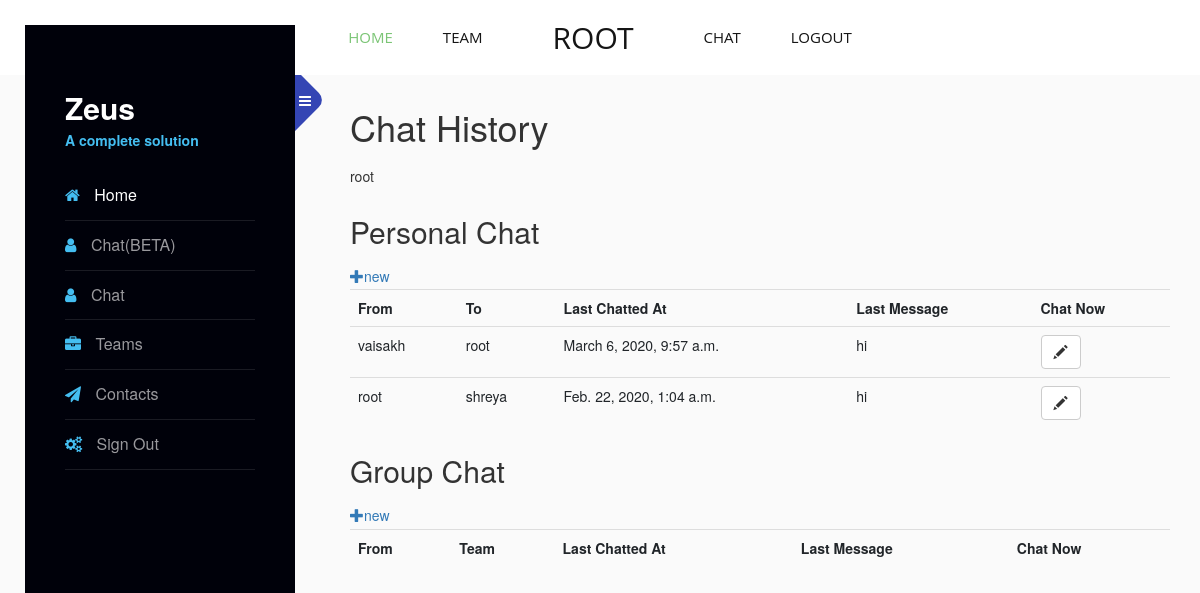
The page /chat/stable (signed in) on the database as committed earlier.
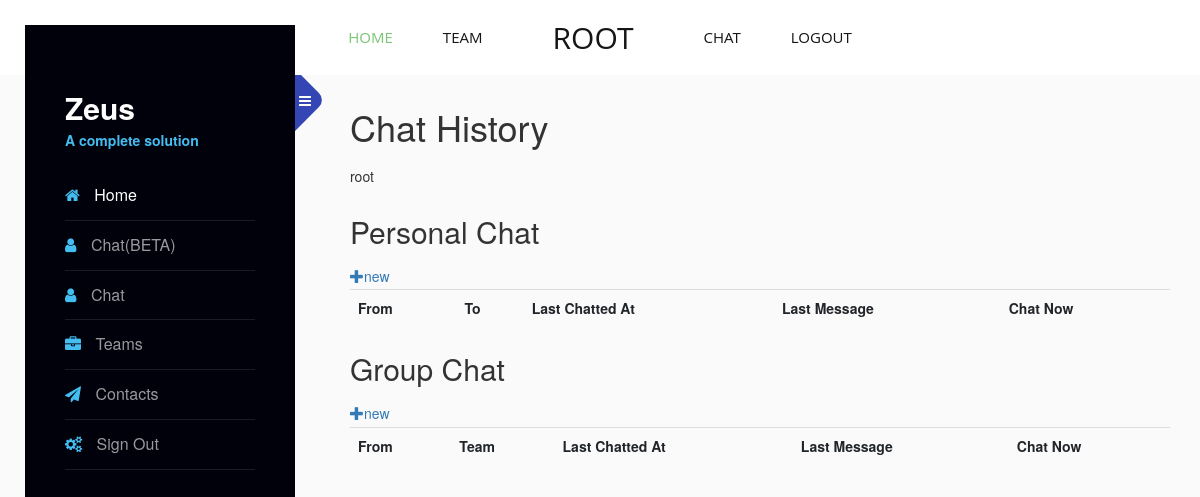
The same page on the database as committed later.
### chat/models.py (models this page shows, shortened)
class DirectMessage(models.Model):
	sentFrom = models.ForeignKey(User,on_delete=models.CASCADE,related_name='directFrom')
	sentTo   = models.ForeignKey(User,on_delete=models.CASCADE,related_name='directTo')
	message  = models.CharField(max_length=200)
	created_date = models.DateTimeField(default=timezone.now)

### chat/views.py (the view)
# urls.py: path('stable', views.stable, name='chatStable'),
def stable(request):
	chats=DirectMessage.objects.filter(Q(sentFrom=request.user) |  Q(sentTo=request.user)).order_by('created_date').reverse()
	chatList=[]
	chattedWith=set()
	companion=""
	for chat in chats:
		if chat.sentTo==request.user:
			companion=chat.sentFrom
		else:
			companion=chat.sentTo
		if companion not in chattedWith:
			chattedWith.add(companion)
			chatList.append(chat)
	teamObj=TeamMember.objects.filter(Q(userName=request.user))
	teams=[]
	for team in teamObj:
		teams.append(team.teamName)
	groupChats=[]
	for team in teams:
		groupChats.append(GroupMessage.objects.filter(Q(sentTo=team)).order_by('-created_date')[:1])
	return render(request, 'chatHistory.html', {'chats':chatList, 'groupChats':groupChats, 'user':request.user,})

### chat/templates/chatHistory.html (shortened to what this page needs)
{% extends 'nav.html' %}
{% block content %}
<head>
    <link rel="stylesheet" href="https://maxcdn.bootstrapcdn.com/bootstrap/3.4.0/css/bootstrap.min.css">
</head>
<body>
    <h1>Chat History</h1>
    {{user}}
    <h2>Personal Chat</h2>
    <a href="{% url 'chatNow' %}" class="top-menu"><span class="glyphicon glyphicon-plus"></span>new</a>
    <table class="table table-hover">
        <tr>
            <th>From</th>
            <th>To</th>
            <th>Last Chatted At</th>
            <th>Last Message</th>
            <th>Chat Now</th>
        </tr>
        {% for chat in chats %}
        <tr>
            <td>{{ chat.sentFrom }}</td>
            <td>{{ chat.sentTo }}</td>
            <td>{{ chat.created_date }}</td>
            <td>{{ chat.message }}</td>
            {% if  chat.sentFrom == user %}
            <td><a class="btn btn-default" href="{% url 'continueChat' name=chat.sentTo %}"><span class="glyphicon glyphicon-pencil"></span></a></td>
            {% else %}
            <td><a class="btn btn-default" href="{% url 'continueChat' name=chat.sentFrom %}"><span class="glyphicon glyphicon-pencil"></span></a></td>
            {% endif %}
        </tr>
        {% endfor %}
    </table>
    <h2>Group Chat</h2>
    <a href="{% url 'groupChatNow' %}" class="top-menu"><span class="glyphicon glyphicon-plus"></span>new</a>
    <table class="table table-hover">
        <tr>
            <th>From</th>
            <th>Team</th>
            <th>Last Chatted At</th>
            <th>Last Message</th>
            <th>Chat Now</th>
        </tr>
    </table>
</body>
{% endblock %}

Rows that differ between the two databases and show on the page:
removed DirectMessage: sentFrom "vaisakh", sentTo "root", created_date "March 6, 2020, 9:57 a.m.", message "hi"
removed DirectMessage: sentFrom "root", sentTo "shreya", created_date "Feb. 22, 2020, 1:04 a.m.", message "hi"
